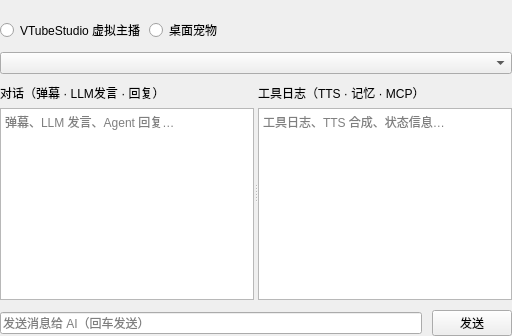
         <widget class="QWidget" name="page">
          <layout class="QVBoxLayout" name="verticalLayout_launch">
           <property name="spacing">
            <number>10</number>
           </property>
           <property name="leftMargin">
            <number>0</number>
           </property>
           <property name="topMargin">
            <number>18</number>
           </property>
           <property name="rightMargin">
            <number>0</number>
           </property>
           <property name="bottomMargin">
            <number>0</number>
           </property>
           <item>
            <layout class="QGridLayout" name="gridLayout_mode_model">
             <property name="horizontalSpacing">
              <number>12</number>
             </property>
             <property name="verticalSpacing">
              <number>10</number>
             </property>
             <item row="0" column="0">
              <layout class="QHBoxLayout" name="horizontalLayout_mode_right">
               <item>
                <widget class="QRadioButton" name="radio_vts">
                 <property name="text">
                  <string>VTubeStudio 虚拟主播 </string>
                 </property>
                </widget>
               </item>
               <item>
                <widget class="QRadioButton" name="radio_pet">
                 <property name="text">
                  <string>桌面宠物</string>
                 </property>
                </widget>
               </item>
               <item>
                <spacer name="horizontalSpacer_mode">
                 <property name="orientation">
                  <enum>Qt::Horizontal</enum>
                 </property>
                 <property name="sizeHint">
                  <size>
                   <width>40</width>
                   <height>20</height>
                  </size>
                 </property>
                </spacer>
               </item>
              </layout>
             </item>
             <item row="1" column="0">
              <widget class="QComboBox" name="combo_models">
               <property name="minimumWidth">
                <number>320</number>
               </property>
              </widget>
             </item>
            </layout>
           </item>
           <item>
            <widget class="QSplitter" name="splitter_log">
             <property name="orientation">
              <enum>Qt::Horizontal</enum>
             </property>
             <widget class="QWidget" name="log_chat_panel">
              <layout class="QVBoxLayout" name="verticalLayout_log_chat_panel">
               <property name="leftMargin">
                <number>0</number>
               </property>
               <property name="topMargin">
                <number>0</number>
               </property>
               <property name="rightMargin">
                <number>0</number>
               </property>
               <property name="bottomMargin">
                <number>0</number>
               </property>
               <item>
                <widget class="QLabel" name="label_log_chat">
                 <property name="text">
                  <string>对话（弹幕 · LLM发言 · 回复）</string>
                 </property>
                </widget>
               </item>
               <item>
                <widget class="QTextEdit" name="log_chat">
                 <property name="readOnly">
                  <bool>true</bool>
                 </property>
                 <property name="placeholderText">
                  <string>弹幕、LLM 发言、Agent 回复…</string>
                 </property>
                </widget>
               </item>
              </layout>
             </widget>
             <widget class="QWidget" name="log_tool_panel">
              <layout class="QVBoxLayout" name="verticalLayout_log_tool_panel">
               <property name="leftMargin">
                <number>0</number>
               </property>
               <property name="topMargin">
                <number>0</number>
               </property>
               <property name="rightMargin">
                <number>0</number>
               </property>
               <property name="bottomMargin">
                <number>0</number>
               </property>
               <item>
                <widget class="QLabel" name="label_log_tool">
                 <property name="text">
                  <string>工具日志（TTS · 记忆 · MCP）</string>
                 </property>
                </widget>
               </item>
               <item>
                <widget class="QTextEdit" name="log_tool">
                 <property name="readOnly">
                  <bool>true</bool>
                 </property>
                 <property name="placeholderText">
                  <string>工具日志、TTS 合成、状态信息…</string>
                 </property>
                </widget>
               </item>
              </layout>
             </widget>
            </widget>
           </item>
           <item>
            <layout class="QHBoxLayout" name="horizontalLayout_input">
             <item>
              <widget class="QLineEdit" name="input_edit">
               <property name="placeholderText">
                <string>发送消息给 AI（回车发送）</string>
               </property>
              </widget>
             </item>
             <item>
              <widget class="QPushButton" name="btn_send">
               <property name="text">
                <string>发送</string>
               </property>
              </widget>
             </item>
            </layout>
           </item>
          </layout>
         </widget>
